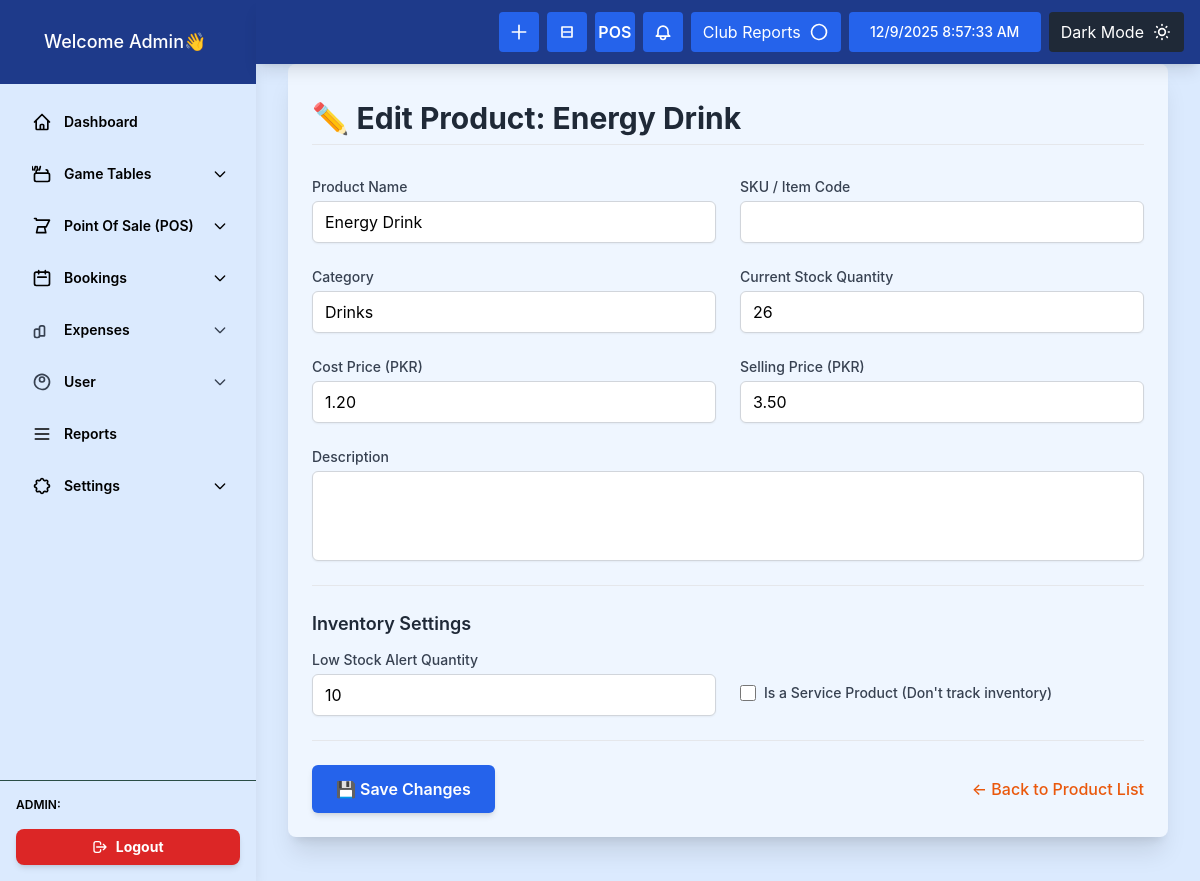
Page /edit_product.php?id=2 on the committed database.
### tables this page shows
CREATE TABLE `products` (
  `product_id` int(11) NOT NULL,
  `sku` varchar(50) DEFAULT NULL,
  `barcode_type` varchar(50) DEFAULT 'Code 128',
  `unit` varchar(50) DEFAULT 'Pieces (Pc(s))',
  `name` varchar(255) NOT NULL,
  `description` text DEFAULT NULL,
  `image_path` varchar(255) DEFAULT NULL,
  `cost_price` decimal(10,2) NOT NULL COMMENT 'Price the club pays for the item',
  `selling_price` decimal(10,2) NOT NULL COMMENT 'Price the customer pays',
  `stock_quantity` int(11) NOT NULL DEFAULT 0,
  `category` varchar(100) DEFAULT NULL,
  `is_active` tinyint(1) NOT NULL DEFAULT 1,
  `created_at` timestamp NOT NULL DEFAULT current_timestamp(),
  `updated_at` timestamp NOT NULL DEFAULT current_timestamp() ON UPDATE current_timestamp(),
  `brand` varchar(100) DEFAULT NULL,
  `sub_category` varchar(100) DEFAULT NULL,
  `alert_quantity` int(11) DEFAULT 10,
  `is_service_product` tinyint(1) NOT NULL DEFAULT 0 COMMENT 'If true, inventory is not tracked',
  `weight` decimal(10,2) DEFAULT NULL,
  `service_time_minutes` int(11) DEFAULT 0,
  `tax_id` int(11) DEFAULT NULL COMMENT 'Link to tax rate table (conceptual)',
  `selling_price_tax_type` varchar(20) DEFAULT 'Inclusive' COMMENT 'Inclusive or Exclusive',
  `product_type` varchar(20) DEFAULT 'Single' COMMENT 'Single, Variable, or Combo'
);

### edit_product.php (the view, shortened to what this page needs)
<?php
include 'db.php';
$product = null;
$product_id = filter_input(INPUT_GET, 'id', FILTER_VALIDATE_INT);
if ($product_id) {
    $stmt = $conn->prepare("
        SELECT
            product_id, sku, name, description, cost_price, selling_price,
            stock_quantity, category, alert_quantity, is_service_product
        FROM
            products
        WHERE product_id = ?
    ");
    $stmt->bind_param("i", $product_id);
    $stmt->execute();
    $result = $stmt->get_result();
    $product = $result->fetch_assoc();
}
?>
<!DOCTYPE html>
<html lang="en">
<head>
    <script src="https://cdn.tailwindcss.com"></script>
</head>
<body class="bg-blue-100 font-sans">
  <div class="flex min-h-screen">
    <?php include 'layout/sidebar.php'; ?>
    <main class="flex-1 ml-0 lg:ml-64 pt-7 p-8 main-conten mb-3">
      <?php include "layout/header.php" ;  ?>
      <div id="content-area" class="space-y-8 bg-blue-50 p-6 rounded-lg shadow-xl mt-9">
        <h2 class="text-3xl font-bold mb-6 text-gray-800 border-b pb-2 mt-3">✏️ Edit Product: <?php echo htmlspecialchars($product['name']); ?></h2>
        <form action="edit_product.php?id=<?php echo $product_id; ?>" method="POST" class="space-y-6">
            <div class="grid grid-cols-1 md:grid-cols-2 gap-6">
                <div>
                    <label for="name" class="block text-sm font-medium text-gray-700">Product Name</label>
                    <input type="text" name="name" id="name" required
                           class="mt-1 block w-full px-3 py-2 border border-gray-300 rounded-md shadow-sm"
                           value="<?php echo htmlspecialchars($product['name']); ?>">
                </div>
                <div>
                    <label for="sku" class="block text-sm font-medium text-gray-700">SKU / Item Code</label>
                    <input type="text" name="sku" id="sku"
                           class="mt-1 block w-full px-3 py-2 border border-gray-300 rounded-md shadow-sm"
                           value="<?php echo htmlspecialchars($product['sku'] ?? ''); ?>">
                </div>
                <div>
                    <label for="category" class="block text-sm font-medium text-gray-700">Category</label>
                    <input type="text" name="category" id="category"
                           class="mt-1 block w-full px-3 py-2 border border-gray-300 rounded-md shadow-sm"
                           value="<?php echo htmlspecialchars($product['category'] ?? ''); ?>">
                </div>
                <div>
                    <label for="stock_quantity" class="block text-sm font-medium text-gray-700">Current Stock Quantity</label>
                    <input type="number" min="0" name="stock_quantity" id="stock_quantity"
                           class="mt-1 block w-full px-3 py-2 border border-gray-300 rounded-md shadow-sm"
                           value="<?php echo (int)$product['stock_quantity']; ?>" <?php echo ($product['is_service_product'] ? 'disabled' : ''); ?>>
                </div>
                <div>
                    <label for="cost_price" class="block text-sm font-medium text-gray-700">Cost Price (PKR)</label>
                    <input type="number" step="0.01" min="0" name="cost_price" id="cost_price" required
                           class="mt-1 block w-full px-3 py-2 border border-gray-300 rounded-md shadow-sm"
                           value="<?php echo htmlspecialchars($product['cost_price']); ?>">
                </div>
                <div>
                    <label for="selling_price" class="block text-sm font-medium text-gray-700">Selling Price (PKR)</label>
                    <input type="number" step="0.01" min="0" name="selling_price" id="selling_price" required
                           class="mt-1 block w-full px-3 py-2 border border-gray-300 rounded-md shadow-sm"
                           value="<?php echo htmlspecialchars($product['selling_price']); ?>">
                </div>
            </div>
            <div>
                <label for="description" class="block text-sm font-medium text-gray-700">Description</label>
                <textarea name="description" id="description" rows="3"
                          class="mt-1 block w-full px-3 py-2 border border-gray-300 rounded-md shadow-sm resize-none"><?php echo htmlspecialchars($product['description'] ?? ''); ?></textarea>
            </div>
            <div class="border-t pt-6">
                <h3 class="text-lg font-semibold mb-3 text-gray-800">Inventory Settings</h3>
                <div class="grid grid-cols-1 md:grid-cols-2 gap-6">
                    <div>
                        <label for="alert_quantity" class="block text-sm font-medium text-gray-700">Low Stock Alert Quantity</label>
                        <input type="number" min="0" name="alert_quantity" id="alert_quantity"
                               class="mt-1 block w-full px-3 py-2 border border-gray-300 rounded-md shadow-sm"
                               value="<?php echo (int)$product['alert_quantity']; ?>">
                    </div>
                    <div class="flex items-center pt-5">
                        <input id="is_service_product" name="is_service_product" type="checkbox" value="1"
                               class="h-4 w-4 text-indigo-600 border-gray-300 rounded"
                               <?php echo ($product['is_service_product'] ? 'checked' : ''); ?>
                               onchange="document.getElementById('stock_quantity').disabled = this.checked;">
                        <label for="is_service_product" class="ml-2 block text-sm font-medium text-gray-700">
                            Is a Service Product (Don't track inventory)
                        </label>
                    </div>
                </div>
            </div>
            <div class="flex justify-between items-center pt-6 border-t mt-6">
                <button type="submit"
                        class="px-6 py-3 bg-blue-600 text-white font-semibold rounded-md
                        shadow-md hover:bg-blue-700 focus:outline-none focus:ring-2
                         focus:ring-offset-2 focus:ring-indigo-500 transition duration-150 ease-in-out">
                    💾 Save Changes
                </button>
                <a href="list_product.php" class="text-orange-600 hover:text-gray-800 font-medium">
                    &larr; Back to Product List
                </a>
            </div>
        </form>
    </div>
</body>
</html>

### rows in the picture
products: name "Energy Drink", category "Drinks", stock_quantity "26", cost_price "1.20", selling_price "3.50", alert_quantity "10"
